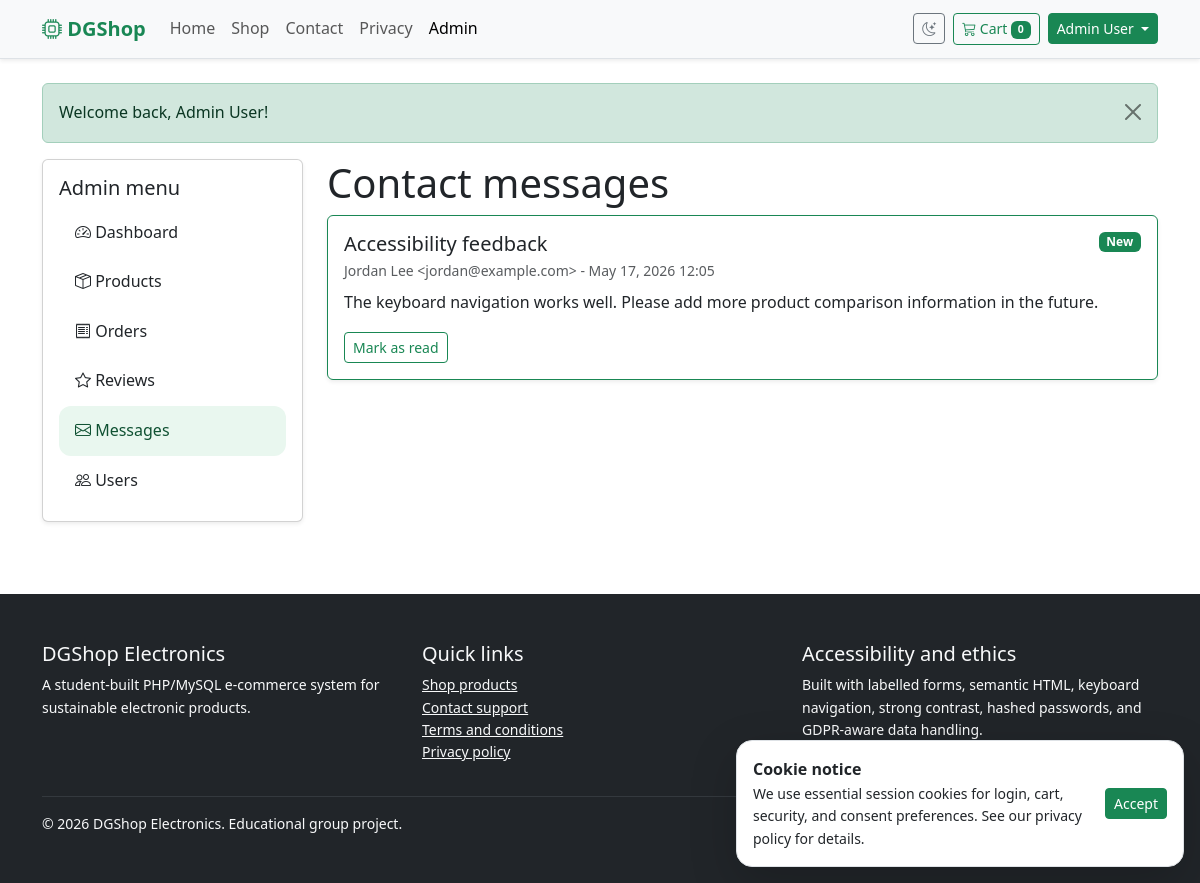
Page /admin/messages.php (signed in) on the committed database.
### tables this page shows
CREATE TABLE contact_messages (
  id INT UNSIGNED AUTO_INCREMENT PRIMARY KEY,
  name VARCHAR(120) NOT NULL,
  email VARCHAR(190) NOT NULL,
  subject VARCHAR(180) NOT NULL,
  message TEXT NOT NULL,
  is_read TINYINT(1) NOT NULL DEFAULT 0,
  created_at TIMESTAMP NOT NULL DEFAULT CURRENT_TIMESTAMP
);

### includes/functions.php (called while the page is built, shortened)
<?php
require_once __DIR__ . '/../config/config.php';
function e(?string $value): string
{
    return htmlspecialchars((string) $value, ENT_QUOTES, 'UTF-8');
}
function flash_messages(): array
{
    $messages = $_SESSION['flash'] ?? [];
    return $messages;
}

### config/config.php (called while the page is built, shortened)
<?php
function db(): PDO
{
    static $pdo = null;
    try {
        $dsn = 'mysql:host=' . DB_HOST . ';dbname=' . DB_NAME . ';charset=utf8mb4';
        $pdo = new PDO($dsn, DB_USER, DB_PASS, [
            PDO::ATTR_ERRMODE => PDO::ERRMODE_EXCEPTION,
            PDO::ATTR_DEFAULT_FETCH_MODE => PDO::FETCH_ASSOC,
            PDO::ATTR_EMULATE_PREPARES => false,
        ]);
    } catch (PDOException $exception) {
        render_database_setup_error($exception);
    }
    return $pdo;
}

### admin/messages.php (the view, shortened to what this page needs)
<?php
require_once __DIR__ . '/../includes/functions.php';
$messages = db()->query('SELECT * FROM contact_messages ORDER BY created_at DESC')->fetchAll();
include __DIR__ . '/../includes/header.php';
?>
<section class="container">
    <div class="row g-4">
        <div class="col-lg-3"><?php include __DIR__ . '/_sidebar.php'; ?></div>
        <div class="col-lg-9">
            <h1>Contact messages</h1>
            <div class="row g-3">
                <?php foreach ($messages as $message): ?>
                    <div class="col-12">
                        <article class="card shadow-sm <?= (int) $message['is_read'] ? '' : 'border-success' ?>">
                            <div class="card-body">
                                <div class="d-flex justify-content-between gap-3">
                                    <div>
                                        <h2 class="h5 mb-1"><?= e($message['subject']) ?></h2>
                                        <p class="small text-body-secondary mb-2"><?= e($message['name']) ?> &lt;<?= e($message['email']) ?>&gt; - <?= e(date('M j, Y H:i', strtotime($message['created_at']))) ?></p>
                                    </div>
                                    <span class="badge text-bg-<?= (int) $message['is_read'] ? 'secondary' : 'success' ?> align-self-start"><?= (int) $message['is_read'] ? 'Read' : 'New' ?></span>
                                </div>
                                <p><?= nl2br(e($message['message'])) ?></p>
                                <?php if (!(int) $message['is_read']): ?>
                                    <form method="post">
                                        <button class="btn btn-outline-success btn-sm" type="submit">Mark as read</button>
                                    </form>
                                <?php endif; ?>
                            </div>
                        </article>
                    </div>
                <?php endforeach; ?>
            </div>
        </div>
    </div>
</section>
<?php include __DIR__ . '/../includes/footer.php'; ?>

### assets/css/styles.css (style rules this page uses)
:root { --brand-green: #198754; --brand-dark: #10231b; --soft-green: #e9f7ef; }
body { font-family: system-ui, -apple-system, BlinkMacSystemFont, "Segoe UI", sans-serif; line-height: 1.6; }

### rows in the picture
contact_messages: subject "Accessibility feedback", name "Jordan Lee", email "jordan@example.com", created_at "May 17, 2026 12:05", is_read "New", message "The keyboard navigation works well. Please add more product comparison information in the future."

### other values in the picture
cart_count() "0"
current_user()['name'] "Admin User"
$flash['message'] "Welcome back, Admin User!"
